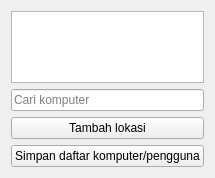
<?xml version="1.0" encoding="UTF-8"?>
<ui version="4.0">
 <class>ComputerSelectPanel</class>
 <widget class="QWidget" name="ComputerSelectPanel">
  <layout class="QVBoxLayout">
   <item>
    <widget class="QTreeView" name="treeView">
     <property name="sizeAdjustPolicy">
      <enum>QAbstractScrollArea::AdjustToContents</enum>
     </property>
     <property name="editTriggers">
      <set>QAbstractItemView::NoEditTriggers</set>
     </property>
     <property name="sortingEnabled">
      <bool>true</bool>
     </property>
     <property name="animated">
      <bool>true</bool>
     </property>
     <attribute name="headerCascadingSectionResizes">
      <bool>true</bool>
     </attribute>
     <attribute name="headerMinimumSectionSize">
      <number>180</number>
     </attribute>
     <attribute name="headerShowSortIndicator" stdset="0">
      <bool>true</bool>
     </attribute>
    </widget>
   </item>
   <item>
    <widget class="QLineEdit" name="filterLineEdit">
     <property name="placeholderText">
      <string>Cari komputer</string>
     </property>
    </widget>
   </item>
   <item>
    <widget class="QPushButton" name="addLocationButton">
     <property name="text">
      <string>Tambah lokasi</string>
     </property>
    </widget>
   </item>
   <item>
    <widget class="QPushButton" name="saveListButton">
     <property name="text">
      <string>Simpan daftar komputer/pengguna</string>
     </property>
    </widget>
   </item>
  </layout>
 </widget>
 <resources/>
 <connections>
  <connection>
   <sender>addLocationButton</sender>
   <signal>clicked()</signal>
   <receiver>ComputerSelectPanel</receiver>
   <slot>addLocation()</slot>
   <hints>
    <hint type="sourcelabel">
     <x>262</x>
     <y>663</y>
    </hint>
    <hint type="destinationlabel">
     <x>262</x>
     <y>375</y>
    </hint>
   </hints>
  </connection>
  <connection>
   <sender>saveListButton</sender>
   <signal>clicked()</signal>
   <receiver>ComputerSelectPanel</receiver>
   <slot>saveList()</slot>
   <hints>
    <hint type="sourcelabel">
     <x>142</x>
     <y>219</y>
    </hint>
    <hint type="destinationlabel">
     <x>142</x>
     <y>127</y>
    </hint>
   </hints>
  </connection>
 </connections>
 <slots>
  <slot>addLocation()</slot>
  <slot>saveList()</slot>
 </slots>
</ui>
